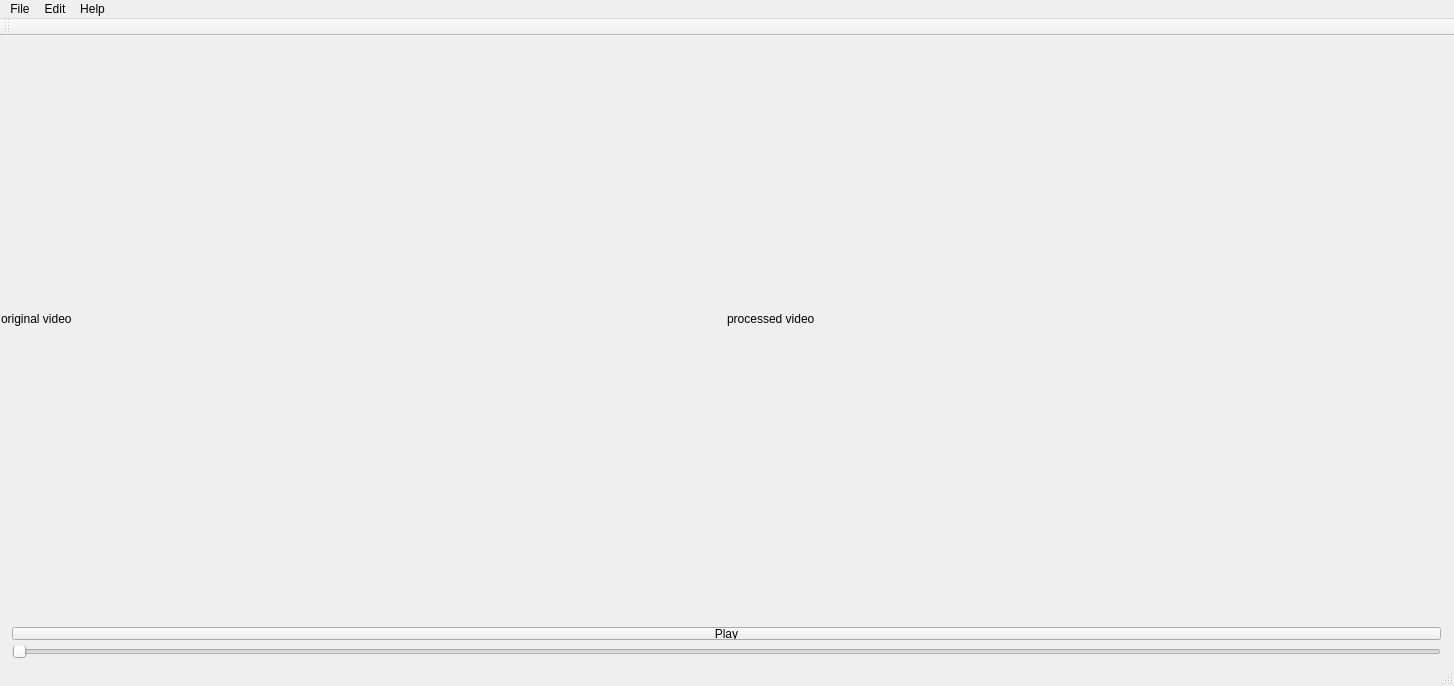
<?xml version="1.0" encoding="UTF-8"?>
<ui version="4.0">
 <class>BachelorThesisClass</class>
 <widget class="QMainWindow" name="BachelorThesisClass">
  <property name="geometry">
   <rect>
    <x>0</x>
    <y>0</y>
    <width>1454</width>
    <height>686</height>
   </rect>
  </property>
  <property name="windowTitle">
   <string>BachelorThesis</string>
  </property>
  <widget class="QWidget" name="centralWidget">
   <widget class="QLabel" name="videoLabel">
    <property name="geometry">
     <rect>
      <x>727</x>
      <y>1</y>
      <width>720</width>
      <height>564</height>
     </rect>
    </property>
    <property name="minimumSize">
     <size>
      <width>720</width>
      <height>564</height>
     </size>
    </property>
    <property name="baseSize">
     <size>
      <width>0</width>
      <height>0</height>
     </size>
    </property>
    <property name="cursor">
     <cursorShape>CrossCursor</cursorShape>
    </property>
    <property name="mouseTracking">
     <bool>true</bool>
    </property>
    <property name="text">
     <string>processed video</string>
    </property>
   </widget>
   <widget class="QLabel" name="originalVideoLabel">
    <property name="geometry">
     <rect>
      <x>1</x>
      <y>1</y>
      <width>720</width>
      <height>564</height>
     </rect>
    </property>
    <property name="minimumSize">
     <size>
      <width>720</width>
      <height>564</height>
     </size>
    </property>
    <property name="text">
     <string>original video</string>
    </property>
   </widget>
   <widget class="QWidget" name="layoutWidget">
    <property name="geometry">
     <rect>
      <x>1</x>
      <y>580</y>
      <width>1451</width>
      <height>53</height>
     </rect>
    </property>
    <layout class="QVBoxLayout" name="verticalLayout">
     <item>
      <widget class="QPushButton" name="pushButton">
       <property name="text">
        <string>Play</string>
       </property>
      </widget>
     </item>
     <item>
      <widget class="QSlider" name="progressBarSlider">
       <property name="maximum">
        <number>1</number>
       </property>
       <property name="singleStep">
        <number>1</number>
       </property>
       <property name="orientation">
        <enum>Qt::Horizontal</enum>
       </property>
      </widget>
     </item>
    </layout>
   </widget>
  </widget>
  <widget class="QMenuBar" name="menuBar">
   <property name="geometry">
    <rect>
     <x>0</x>
     <y>0</y>
     <width>1454</width>
     <height>21</height>
    </rect>
   </property>
   <widget class="QMenu" name="menuFile">
    <property name="title">
     <string>File</string>
    </property>
    <addaction name="actionOpen_File"/>
    <addaction name="actionOpen_Sample"/>
    <addaction name="actionOpen_Video_Stream"/>
    <addaction name="separator"/>
    <addaction name="actionExit"/>
   </widget>
   <widget class="QMenu" name="menuEdit">
    <property name="title">
     <string>Edit</string>
    </property>
    <addaction name="actionProcesingPipeline"/>
    <addaction name="actionOpticalFlowSelector"/>
   </widget>
   <widget class="QMenu" name="menuHelp">
    <property name="title">
     <string>Help</string>
    </property>
    <addaction name="actionHardware_Info"/>
   </widget>
   <addaction name="menuFile"/>
   <addaction name="menuEdit"/>
   <addaction name="menuHelp"/>
  </widget>
  <widget class="QToolBar" name="mainToolBar">
   <attribute name="toolBarArea">
    <enum>TopToolBarArea</enum>
   </attribute>
   <attribute name="toolBarBreak">
    <bool>false</bool>
   </attribute>
  </widget>
  <widget class="QStatusBar" name="statusBar"/>
  <action name="actionOpen_File">
   <property name="text">
    <string>Open File.</string>
   </property>
  </action>
  <action name="actionExit">
   <property name="text">
    <string>Exit</string>
   </property>
  </action>
  <action name="actionVerticalSlider">
   <property name="checkable">
    <bool>true</bool>
   </property>
   <property name="text">
    <string>verticalSlider</string>
   </property>
  </action>
  <action name="actionPyrLukasKanade">
   <property name="text">
    <string>PyrLukasKanade</string>
   </property>
  </action>
  <action name="actionFarneback">
   <property name="text">
    <string>Farneback</string>
   </property>
  </action>
  <action name="actionBrox">
   <property name="text">
    <string>Brox</string>
   </property>
  </action>
  <action name="actionMOG">
   <property name="text">
    <string>MOG</string>
   </property>
  </action>
  <action name="actionMOG2">
   <property name="text">
    <string>MOG2</string>
   </property>
  </action>
  <action name="actionGMG">
   <property name="text">
    <string>GMG</string>
   </property>
  </action>
  <action name="actionFGD">
   <property name="text">
    <string>FGD</string>
   </property>
  </action>
  <action name="actionGaussian_Blur">
   <property name="text">
    <string>Gaussian Blur</string>
   </property>
  </action>
  <action name="actionMedian_Blur">
   <property name="text">
    <string>Median Blur</string>
   </property>
  </action>
  <action name="actionNormal_Blur">
   <property name="text">
    <string>Normal Blur</string>
   </property>
  </action>
  <action name="actionOpen_Sample">
   <property name="text">
    <string>Open Sample</string>
   </property>
  </action>
  <action name="actionHardware_Info">
   <property name="text">
    <string>Hardware Info</string>
   </property>
  </action>
  <action name="actionProcesingPipeline">
   <property name="text">
    <string>ProcesingPipeline</string>
   </property>
  </action>
  <action name="actionOpen_Video_Stream">
   <property name="text">
    <string>Open Video Stream</string>
   </property>
  </action>
  <action name="actionOpticalFlowSelector">
   <property name="text">
    <string>OpticalFlowSelector</string>
   </property>
  </action>
 </widget>
 <layoutdefault spacing="6" margin="11"/>
 <resources>
  <include location="BachelorThesis.qrc"/>
 </resources>
 <connections/>
</ui>
